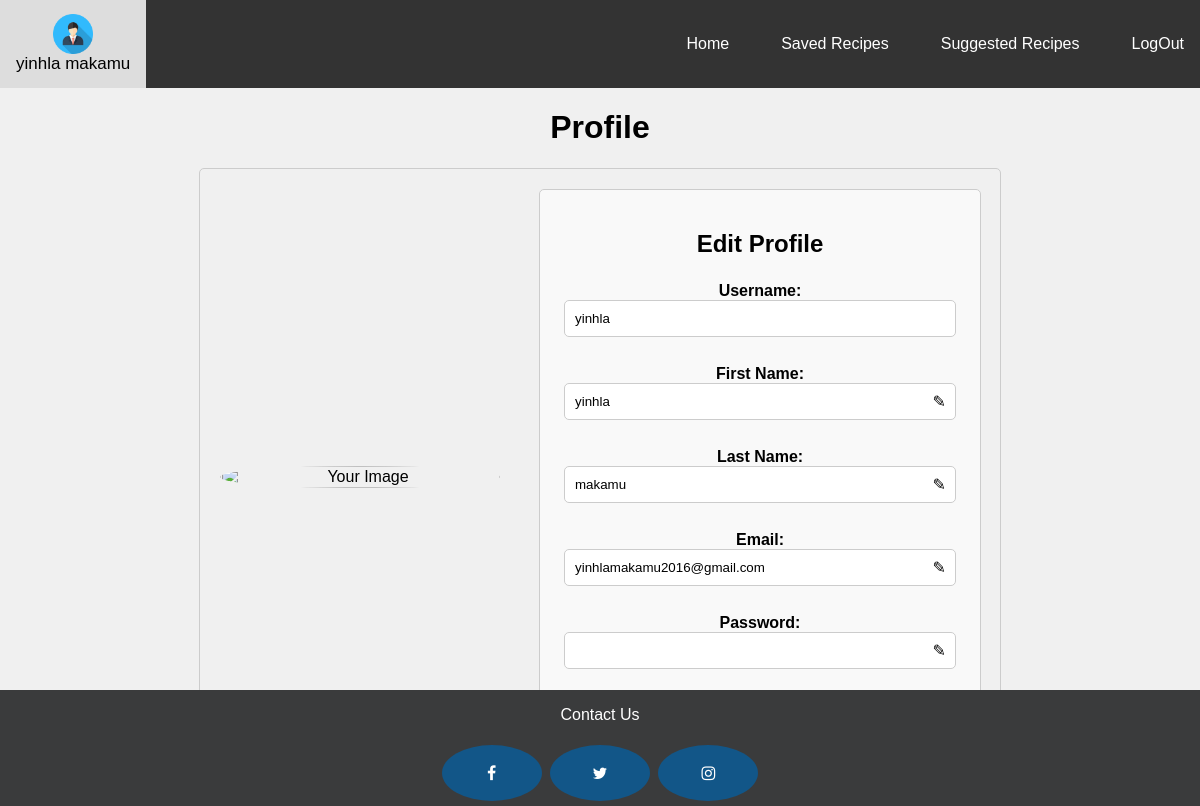
The app's page /profile (signed in) with its own data.
### foodie_app/models.py (models this page shows, shortened)
class Profile(AbstractUser):
    class Meta:
        app_label = "foodie_app"

### foodie_app/views.py (the view)
# urls.py: path('profile', profile, name='profile'),
@login_required
def profile(request):
    user = request.user
    if request.method == "POST":
        form = UpdateProfile(data=request.POST, instance=user)
        password = request.POST.get('password')
        if(user.check_password(password)):
            if form.is_valid():
                form.save()
                messages.success(request, "Your profile is updated successfully")
            else:
                messages.error(request, "something went wrong")
            return redirect("profile")
        else:
            return render(request, "account/profile.html", {"form" : form, "user" : user})
    else:
        initial_data = {
            'first_name': user.first_name,
            'last_name': user.last_name,
            'email': user.email,
        }
        form = UpdateProfile(initial=initial_data)
    context = {
        "form" : form,
        "user" : user
    }
    return render(request, "account/profile.html", context)

### foodie_app/forms.py
class UpdateProfile(forms.ModelForm):
    first_name = forms.CharField(widget=forms.TextInput(attrs={'class': 'form-control'}))
    last_name = forms.CharField(widget=forms.TextInput(attrs={'class': 'form-control'}))
    email = forms.EmailField(widget=forms.TextInput(attrs={'class': 'form-control'}))
    class Meta:
        model = Profile
        fields = ("first_name", "last_name", "email")

### templates/account/profile.html (shortened to what this page needs)
{% extends "base.html" %}
{% load static %}
{% block css %}
<link rel="stylesheet" href="{% static 'css/profile.css' %}">
{% endblock css %}
{% block content %}
<div>
    <h1>Profile</h1>
    <div class="container">
        <div class="image-container">
            <img src="{% static 'img/profile.jpeg' %}" alt="Your Image" class="circular-image">
        </div>
        <div class="form-container">
            <h2>Edit Profile</h2>
            <form action="{% url 'profile' %}" method="post">
                <div class="form-group">
                    <label for="username">Username:</label>
                    <div class="input-group">
                        <input type="text" id="username" name="username" value="{{user.username}}" readonly>
                    </div>
                </div>
                <div class="form-group">
                    <label for="firstname">First Name:</label>
                    <div class="input-group">
                        {{ form.first_name }}
                        <span class="edit-icon">&#9998;</span>
                    </div>
                </div>
                <div class="form-group">
                    <label for="lastname">Last Name:</label>
                    <div class="input-group">
                        {{ form.last_name }}
                        <span class="edit-icon">&#9998;</span>
                    </div>
                </div>
                <div class="form-group">
                    <label for="email">Email:</label>
                    <div class="input-group">
                        {{ form.email }}
                        <span class="edit-icon">&#9998;</span>
                    </div>
                </div>
                <div class="form-group">
                    <label for="password">Password:</label>
                    <div class="input-group">
                        <input type="password" id="password" name="password">
                        <span class="edit-icon">&#9998;</span>
                    </div>
                </div>
                <button type="submit">Save Changes</button>
            </form>
        </div>
    </div>
</div>
{% endblock content %}

### templates/base.html (shortened to what this page needs)
{% load static %}
<html lang="en">
<head>
    {% block css %}{% endblock css %}
    <link rel="stylesheet" type="text/css" href="{% static 'css/base.css' %}" />
    <link rel="stylesheet" href="https://cdnjs.cloudflare.com/ajax/libs/font-awesome/4.7.0/css/font-awesome.min.css">
</head>
<body>
    <div class="topnav">
        <div class="navbar-container">
            <a href="{% url 'profile' %}" class="logo">
                <img src="{% static 'img/logins.png' %}" alt="Logo">
                <div>
                    {{ request.user.first_name }} {{ request.user.last_name }}
                </div>
            </a>
            <ul class="nav-links">
                <li><a href="{% url 'home' %}">Home</a></li>
               <li><a href="{% url 'saved_recipe' %}">Saved Recipes</a></li>
               <li><a href="{% url 'suggested_recipes' %}">Suggested Recipes</a></li>
               <li><a href="{% url 'logout' %}">LogOut</a></li>
            </ul>
        </div>
    </div>
    {% block content %}{% endblock content %}
    <footer class="footer">
        <p>Contact Us</p>
        <a href="https://www.facebook.com/profile.php?id=61561201144772&mibextid=kgKNwXMZbbhE3a11" class="fa fa-facebook" target=_blank></a>
        <a href="https://x.com/food_pedia24" class="fa fa-twitter" target=_blank></a>
        <a href="https://www.instagram.com/_foodie.pedia" class="fa fa-instagram" target=_blank></a>
      </footer>
</body>
</html>

### static/css/profile.css (style rules this page uses)
body { display: flex; flex-direction: column; }
h1 { text-align: center; font-weight: bolder; }
.container { display: flex; justify-content: center; align-items: center; border: 1px solid #ccc; border-radius: 5px; overflow: hidden; max-width: 800px; margin: 20px auto; text-align: center; }
.circular-image { width: 200px; height: 200px; }
.form-container { max-width: 400px; margin: 20px auto; padding: 20px; border: 1px solid #ccc; border-radius: 5px; background-color: #f9f9f9; }
.form-group { margin-bottom: 20px; padding: 4px; }
label { display: block; font-weight: bold; }
input[type="text"], input[type="password"], input[type="email"] { width: 100%; padding: 10px; border: 1px solid #ccc; border-radius: 5px; }
button { padding: 10px 20px; background-color: #007bff; color: #fff; border: none; border-radius: 5px; cursor: pointer; }
.input-group { position: relative; }
.edit-icon { position: absolute; top: 50%; right: 10px; transform: translateY(-50%); cursor: pointer; }
.image-container { width: 40%; padding: 20px; box-sizing: border-box; }
.form-container { width: 60%; padding: 20px; }
.circular-image { width: 100%; height: 100%; border-radius: 50%; display: block; }

### static/css/base.css (style rules this page uses)
body { margin: 0; padding: 0; background-color: #f0f0f0; font-family: 'Gill Sans', 'Gill Sans MT', Calibri, 'Trebuchet MS', sans-serif; }
.topnav { background-color: #333; overflow: hidden; margin: 0; padding: 0; }
.topnav a { float: left; color: #f2f2f2; text-align: center; padding: 14px 16px; text-decoration: none; font-size: 17px; }
.navbar-container { display: flex; justify-content: space-between; align-items: center; }
.logo img { height: 40px; }
.nav-links { list-style: none; display: flex; margin: 0; padding: 0; }
.nav-links li { margin-left: 20px; height: 100%; }
.nav-links a { color: white; text-decoration: none; font-size: 16px; }
footer { position: fixed; left: 0; bottom: 0; width: 100%; background-color:#3A3B3C; color: white; text-align: center; }
.fa { padding: 20px; font-size: 50px; width: 60px; text-align: center; text-decoration: none; margin: 5px 2px; border-radius: 50%; }
.fa-facebook { background: #125688; color: white; size: 100% 100%; }
.fa-twitter { background: #125688; color: white; size: 100%; }
.fa-instagram { background: #125688; color: white; }

### records on screen
Profile: user.first_name "yinhla", user.last_name "makamu", username "yinhla", first_name "yinhla", last_name "makamu", email "yinhlamakamu2016@gmail.com"
